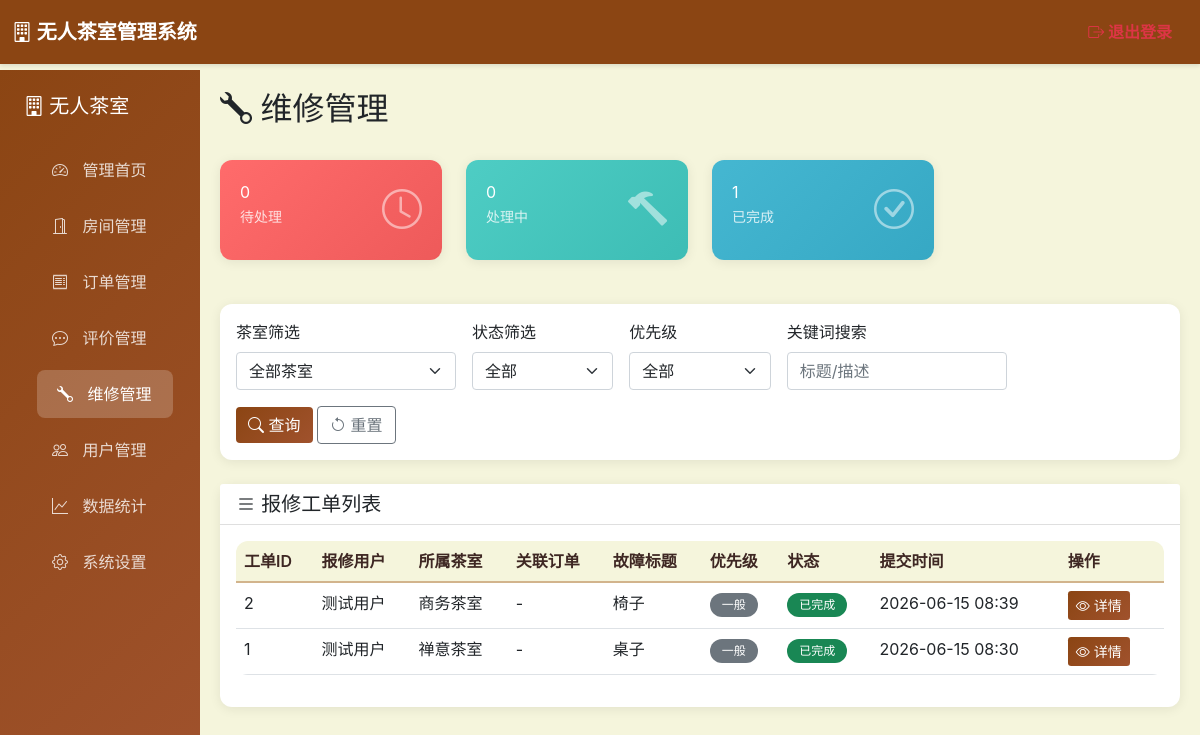
Screenshot of /admin/repairs (signed in) with the database file from the repository.
### models.py (models this page shows, shortened)
class User(db.Model):
    __tablename__ = 'users'
    id = db.Column(db.Integer, primary_key=True)
    username = db.Column(db.String(80), unique=True, nullable=False, index=True)
    password_hash = db.Column(db.String(255), nullable=False)
    phone = db.Column(db.String(20), unique=True, nullable=False, index=True)
    real_name = db.Column(db.String(50), nullable=False)
    email = db.Column(db.String(120), unique=True)
    is_admin = db.Column(db.Boolean, default=False)
    is_active = db.Column(db.Boolean, default=True)
    balance = db.Column(db.Float, default=0.0)
    is_member = db.Column(db.Boolean, default=False)
    member_level = db.Column(db.Integer, default=1)
    member_expires_at = db.Column(db.DateTime)
    total_consumption = db.Column(db.Float, default=0.0)
    created_at = db.Column(db.DateTime, default=datetime.utcnow)
    updated_at = db.Column(db.DateTime, default=datetime.utcnow, onupdate=datetime.utcnow)
    orders = db.relationship('Order', backref='user', lazy=True, cascade='all, delete-orphan')
    bookings = db.relationship('Booking', backref='user', lazy=True, cascade='all, delete-orphan')

class Room(db.Model):
    __tablename__ = 'rooms'
    id = db.Column(db.Integer, primary_key=True)
    name = db.Column(db.String(100), nullable=False)
    description = db.Column(db.Text)
    capacity = db.Column(db.Integer, default=4)
    price_per_hour = db.Column(db.Float, nullable=False)
    image_url = db.Column(db.String(255))
    facilities = db.Column(db.Text)
    status = db.Column(db.String(20), default='available')
    floor = db.Column(db.Integer, default=1)
    created_at = db.Column(db.DateTime, default=datetime.utcnow)
    orders = db.relationship('Order', backref='room', lazy=True, cascade='all, delete-orphan')
    bookings = db.relationship('Booking', backref='room', lazy=True, cascade='all, delete-orphan')

class Repair(db.Model):
    __tablename__ = 'repairs'
    id = db.Column(db.Integer, primary_key=True)
    user_id = db.Column(db.Integer, db.ForeignKey('users.id'), nullable=False)
    room_id = db.Column(db.Integer, db.ForeignKey('rooms.id'), nullable=False)
    order_id = db.Column(db.Integer, db.ForeignKey('orders.id'))
    title = db.Column(db.String(50), nullable=False)
    description = db.Column(db.Text, nullable=False)
    images = db.Column(db.String(500))
    status = db.Column(db.String(20), default='pending')  # pending/processing/completed/closed
    priority = db.Column(db.String(10), default='normal')  # low/normal/high
    handler_remark = db.Column(db.Text)
    created_at = db.Column(db.DateTime, default=datetime.utcnow)
    updated_at = db.Column(db.DateTime, default=datetime.utcnow, onupdate=datetime.utcnow)
    user = db.relationship('User', backref='repairs', lazy=True)
    room = db.relationship('Room', backref='repairs', lazy=True)
    order = db.relationship('Order', backref='repairs', lazy=True)

### routes/admin.py (the view)
@admin_bp.route('/admin/repairs')
@admin_required
def repairs():
    from models import Repair
    page = request.args.get('page', 1, type=int)
    per_page = 10
    status = request.args.get('status')
    room_id = request.args.get('room_id', type=int)
    priority = request.args.get('priority')
    keyword = request.args.get('keyword', '')
    query = Repair.query
    if status:
        query = query.filter(Repair.status == status)
    if room_id:
        query = query.filter(Repair.room_id == room_id)
    if priority:
        query = query.filter(Repair.priority == priority)
    if keyword:
        query = query.filter(
            (Repair.title.ilike(f'%{keyword}%')) |
            (Repair.description.ilike(f'%{keyword}%'))
        )
    pagination = query.order_by(Repair.created_at.desc()).paginate(
        page=page, per_page=per_page, error_out=False
    )
    repairs_data = []
    for repair in pagination.items:
        repair_dict = {
            'id': repair.id,
            'user_id': repair.user_id,
            'room_id': repair.room_id,
            'order_id': repair.order_id,
            'title': repair.title,
            'description': repair.description,
            'status': repair.status,
            'priority': repair.priority,
            'created_at': repair.created_at,
            'updated_at': repair.updated_at,
            'handler_remark': repair.handler_remark
        }
        if repair.user:
            repair_dict['user_real_name'] = repair.user.real_name
        if repair.room:
            repair_dict['room_name'] = repair.room.name
        if repair.order:
            repair_dict['order_no'] = repair.order.order_no
        repairs_data.append(repair_dict)
    pending_count = Repair.query.filter_by(status='pending').count()
    processing_count = Repair.query.filter_by(status='processing').count()
    completed_count = Repair.query.filter_by(status='completed').count()
    closed_count = Repair.query.filter_by(status='closed').count()
    rooms = Room.query.all()
    return render_template('admin/repair_list.html',
                        repairs=repairs_data,
                        page=page,
                        total_pages=pagination.pages,
                        rooms=rooms,
                        pending_count=pending_count,
                        processing_count=processing_count,
                        completed_count=completed_count,
                        closed_count=closed_count)

### templates/admin/repair_list.html (shortened to what this page needs)
{% extends "admin/base.html" %}
{% block content %}
<div class="d-flex justify-content-between align-items-center mb-4">
    <h2><i class="bi bi-wrench"></i> 维修管理</h2>
</div>
<div class="row mb-4">
    <div class="col-md-3">
        <div class="stat-card" style="background: linear-gradient(135deg, #ff6b6b, #ee5a5a);">
            <div class="d-flex justify-content-between">
                <div>
                    <div class="stat-number" style="color: white;">{{ pending_count }}</div>
                    <small style="color: rgba(255,255,255,0.8);">待处理</small>
                </div>
                <i class="bi bi-clock fs-1" style="color: rgba(255,255,255,0.5);"></i>
            </div>
        </div>
    </div>
    <div class="col-md-3">
        <div class="stat-card" style="background: linear-gradient(135deg, #4ecdc4, #3dbdb5);">
            <div class="d-flex justify-content-between">
                <div>
                    <div class="stat-number" style="color: white;">{{ processing_count }}</div>
                    <small style="color: rgba(255,255,255,0.8);">处理中</small>
                </div>
                <i class="bi bi-hammer fs-1" style="color: rgba(255,255,255,0.5);"></i>
            </div>
        </div>
    </div>
    <div class="col-md-3">
        <div class="stat-card" style="background: linear-gradient(135deg, #45b7d1, #36a8c4);">
            <div class="d-flex justify-content-between">
                <div>
                    <div class="stat-number" style="color: white;">{{ completed_count }}</div>
                    <small style="color: rgba(255,255,255,0.8);">已完成</small>
                </div>
                <i class="bi bi-check-circle fs-1" style="color: rgba(255,255,255,0.5);"></i>
            </div>
        </div>
    </div>
</div>
<div class="card mb-4">
    <div class="card-body">
        <form method="GET" action="{{ url_for('admin.repairs') }}" class="row g-3">
            <div class="col-md-3">
                <label class="form-label">茶室筛选</label>
                <select class="form-select" name="room_id">
                    <option value="">全部茶室</option>
                </select>
            </div>
            <div class="col-md-2">
                <label class="form-label">状态筛选</label>
                <select class="form-select" name="status">
                    <option value="">全部</option>
                </select>
            </div>
            <div class="col-md-2">
                <label class="form-label">优先级</label>
                <select class="form-select" name="priority">
                    <option value="">全部</option>
                </select>
            </div>
            <div class="col-md-3">
                <label class="form-label">关键词搜索</label>
                <input type="text" class="form-control" name="keyword" value="{{ request.args.get('keyword', '') }}" placeholder="标题/描述">
            </div>
            <div class="col-12">
                <button type="submit" class="btn btn-primary">
                    <i class="bi bi-search"></i> 查询
                </button>
                <a href="{{ url_for('admin.repairs') }}" class="btn btn-outline-secondary">
                    <i class="bi bi-arrow-counterclockwise"></i> 重置
                </a>
            </div>
        </form>
    </div>
</div>
<div class="card">
    <div class="card-header bg-white">
        <h5 class="mb-0"><i class="bi bi-list"></i> 报修工单列表</h5>
    </div>
    <div class="card-body">
        {% if repairs %}
        <div class="table-responsive">
            <table class="table table-hover">
                <thead>
                    <tr>
                        <th>工单ID</th>
                        <th>报修用户</th>
                        <th>所属茶室</th>
                        <th>关联订单</th>
                        <th>故障标题</th>
                        <th>优先级</th>
                        <th>状态</th>
                        <th>提交时间</th>
                        <th>操作</th>
                    </tr>
                </thead>
                <tbody>
                    {% for repair in repairs %}
                    <tr>
                        <td>{{ repair.id }}</td>
                        <td>{{ repair.user_real_name or '未知' }}</td>
                        <td>{{ repair.room_name or '未知' }}</td>
                        <td>{{ repair.order_no or '-' }}</td>
                        <td>{{ repair.title }}</td>
                        <td>
                            <span class="badge {% if repair.priority == 'high' %}bg-danger{% elif repair.priority == 'normal' %}bg-secondary{% else %}bg-info{% endif %}">
                                {{ '紧急' if repair.priority == 'high' else '一般' if repair.priority == 'normal' else '低' }}
                            </span>
                        </td>
                        <td>
                            <span class="badge {% if repair.status == 'pending' %}bg-warning{% elif repair.status == 'processing' %}bg-primary{% else %}bg-success{% endif %}">
                                {{ '待处理' if repair.status == 'pending' else '处理中' if repair.status == 'processing' else '已完成' }}
                            </span>
                        </td>
                        <td>{{ repair.created_at.strftime('%Y-%m-%d %H:%M') if repair.created_at else '' }}</td>
                        <td>
                            <button class="btn btn-primary btn-sm me-2" onclick="viewRepair({{ repair.id }})">
                                <i class="bi bi-eye"></i> 详情
                            </button>
                        </td>
                    </tr>
                    {% endfor %}
                </tbody>
            </table>
        </div>
        {% else %}
        <div class="text-center py-5">
            <i class="bi bi-wrench fs-1 text-muted"></i>
            <p class="mt-3 text-muted">暂无报修工单</p>
        </div>
        {% endif %}
    </div>
</div>
{% endblock %}

### templates/admin/base.html (shortened to what this page needs)
<!DOCTYPE html>
<html lang="zh-CN">
<head>
    <link href="https://cdn.bootcdn.net/ajax/libs/bootstrap/5.1.3/css/bootstrap.min.css" rel="stylesheet">
    <link href="https://cdn.bootcdn.net/ajax/libs/bootstrap-icons/1.7.2/font/bootstrap-icons.css" rel="stylesheet">
</head>
<body>
    {% if session.get('admin_id') or session.get('user_id') %}
    <nav class="navbar navbar-expand-lg top-navbar">
        <div class="container-fluid">
            <a class="navbar-brand" href="{% if session.get('admin_id') %}{{ url_for('admin.dashboard') }}{% else %}{{ url_for('user_frontend.dashboard') }}{% endif %}">
                <i class="bi bi-building"></i> 无人茶室管理系统
            </a>
            <div class="collapse navbar-collapse" id="navbarNav">
                <ul class="navbar-nav ms-auto">
                    <li class="nav-item">
                        <a class="nav-link text-danger fw-bold" href="{% if session.get('admin_id') %}{{ url_for('admin.logout') }}{% else %}{{ url_for('user_frontend.logout') }}{% endif %}">
                            <i class="bi bi-box-arrow-right"></i> 退出登录
                        </a>
                    </li>
                </ul>
            </div>
        </div>
    </nav>
    <div class="container-fluid">
        <div class="row">
            <div class="col-md-2 sidebar p-0">
                <div class="p-4">
                    <h5 class="mb-4">
                        <i class="bi bi-building"></i>
                        无人茶室
                    </h5>
                    <nav class="nav flex-column">
                        {% if session.get('admin_id') %}
                        <a class="nav-link {% if request.endpoint == 'admin.dashboard' %}active{% endif %}" href="{{ url_for('admin.dashboard') }}">
                            <i class="bi bi-speedometer2"></i>
                            管理首页
                        </a>
                        <a class="nav-link {% if request.endpoint in ['admin.rooms', 'admin.add_room', 'admin.edit_room'] %}active{% endif %}" href="{{ url_for('admin.rooms') }}">
                            <i class="bi bi-door-open"></i>
                            房间管理
                        </a>
                        <a class="nav-link {% if request.endpoint in ['admin.orders', 'admin.order_detail'] %}active{% endif %}" href="{{ url_for('admin.orders') }}">
                            <i class="bi bi-receipt"></i>
                            订单管理
                        </a>
                        <a class="nav-link {% if request.endpoint in ['admin.reviews'] %}active{% endif %}" href="{{ url_for('admin.reviews') }}">
                            <i class="bi bi-chat-dots"></i>
                            评价管理
                        </a>
                        <a class="nav-link {% if request.endpoint in ['admin.repairs'] %}active{% endif %}" href="{{ url_for('admin.repairs') }}">
                            <i class="bi bi-wrench"></i>
                            维修管理
                        </a>
                        <a class="nav-link {% if request.endpoint in ['admin.users', 'admin.user_detail'] %}active{% endif %}" href="{{ url_for('admin.users') }}">
                            <i class="bi bi-people"></i>
                            用户管理
                        </a>
                        <a class="nav-link {% if request.endpoint == 'admin.statistics' %}active{% endif %}" href="{{ url_for('admin.statistics') }}">
                            <i class="bi bi-graph-up"></i>
                            数据统计
                        </a>
                        <a class="nav-link {% if request.endpoint == 'admin.settings' %}active{% endif %}" href="{{ url_for('admin.settings') }}">
                            <i class="bi bi-gear"></i>
                            系统设置
                        </a>
                        {% endif %}
                    </nav>
                </div>
            </div>
            <div class="col-md-10 main-content">
                {% block content %}{% endblock %}
            </div>
        </div>
    </div>
    {% endif %}
</body>
</html>

### rows the page displays
User: real_name "测试用户" "测试用户"
Room: name "商务茶室"
Repair: title "椅子", priority "一般", status "已完成", created_at "2026-06-15 08:39"
Room: name "禅意茶室"
Repair: title "桌子", priority "一般", status "已完成", created_at "2026-06-15 08:30"

### other values shown
{{ pending_count }} "0"
{{ processing_count }} "0"
{{ completed_count }} "1"
{{ repair.id }} "2" "1"
{{ repair.order_no or '-' }} "-" "-"
